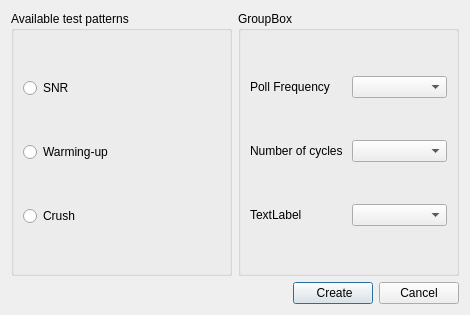
<?xml version="1.0" encoding="UTF-8"?>
<ui version="4.0">
 <class>TestingDialog</class>
 <widget class="QDialog" name="TestingDialog">
  <property name="geometry">
   <rect>
    <x>0</x>
    <y>0</y>
    <width>470</width>
    <height>315</height>
   </rect>
  </property>
  <property name="windowTitle">
   <string>Dialog</string>
  </property>
  <layout class="QVBoxLayout" name="verticalLayout">
   <item>
    <layout class="QHBoxLayout" name="horizontalLayout_2">
     <item>
      <widget class="QGroupBox" name="testBox">
       <property name="sizePolicy">
        <sizepolicy hsizetype="Preferred" vsizetype="Expanding">
         <horstretch>0</horstretch>
         <verstretch>0</verstretch>
        </sizepolicy>
       </property>
       <property name="title">
        <string>Available test patterns</string>
       </property>
       <layout class="QGridLayout" name="gridLayout">
        <item row="0" column="0">
         <widget class="QRadioButton" name="snrButton">
          <property name="text">
           <string>SNR</string>
          </property>
         </widget>
        </item>
        <item row="1" column="0">
         <widget class="QRadioButton" name="warmingupButton">
          <property name="text">
           <string>Warming-up</string>
          </property>
         </widget>
        </item>
        <item row="2" column="0">
         <widget class="QRadioButton" name="crushButton">
          <property name="text">
           <string>Crush</string>
          </property>
         </widget>
        </item>
       </layout>
      </widget>
     </item>
     <item>
      <widget class="QGroupBox" name="groupBox">
       <property name="title">
        <string>GroupBox</string>
       </property>
       <layout class="QGridLayout" name="gridLayout_2">
        <item row="1" column="1">
         <widget class="QComboBox" name="frequencyBox"/>
        </item>
        <item row="3" column="1">
         <widget class="QComboBox" name="comboBox_3"/>
        </item>
        <item row="2" column="1">
         <widget class="QComboBox" name="cyclesBox"/>
        </item>
        <item row="1" column="0">
         <widget class="QLabel" name="label_2">
          <property name="text">
           <string>Poll Frequency</string>
          </property>
         </widget>
        </item>
        <item row="2" column="0">
         <widget class="QLabel" name="label">
          <property name="text">
           <string>Number of cycles</string>
          </property>
         </widget>
        </item>
        <item row="3" column="0">
         <widget class="QLabel" name="label_3">
          <property name="text">
           <string>TextLabel</string>
          </property>
         </widget>
        </item>
       </layout>
      </widget>
     </item>
    </layout>
   </item>
   <item>
    <layout class="QHBoxLayout" name="horizontalLayout">
     <item>
      <spacer name="horizontalSpacer">
       <property name="orientation">
        <enum>Qt::Horizontal</enum>
       </property>
       <property name="sizeHint" stdset="0">
        <size>
         <width>40</width>
         <height>20</height>
        </size>
       </property>
      </spacer>
     </item>
     <item>
      <widget class="QPushButton" name="createButton">
       <property name="text">
        <string> Create</string>
       </property>
      </widget>
     </item>
     <item>
      <widget class="QPushButton" name="cancelButton">
       <property name="text">
        <string>Cancel</string>
       </property>
      </widget>
     </item>
    </layout>
   </item>
  </layout>
 </widget>
 <resources/>
 <connections/>
</ui>
